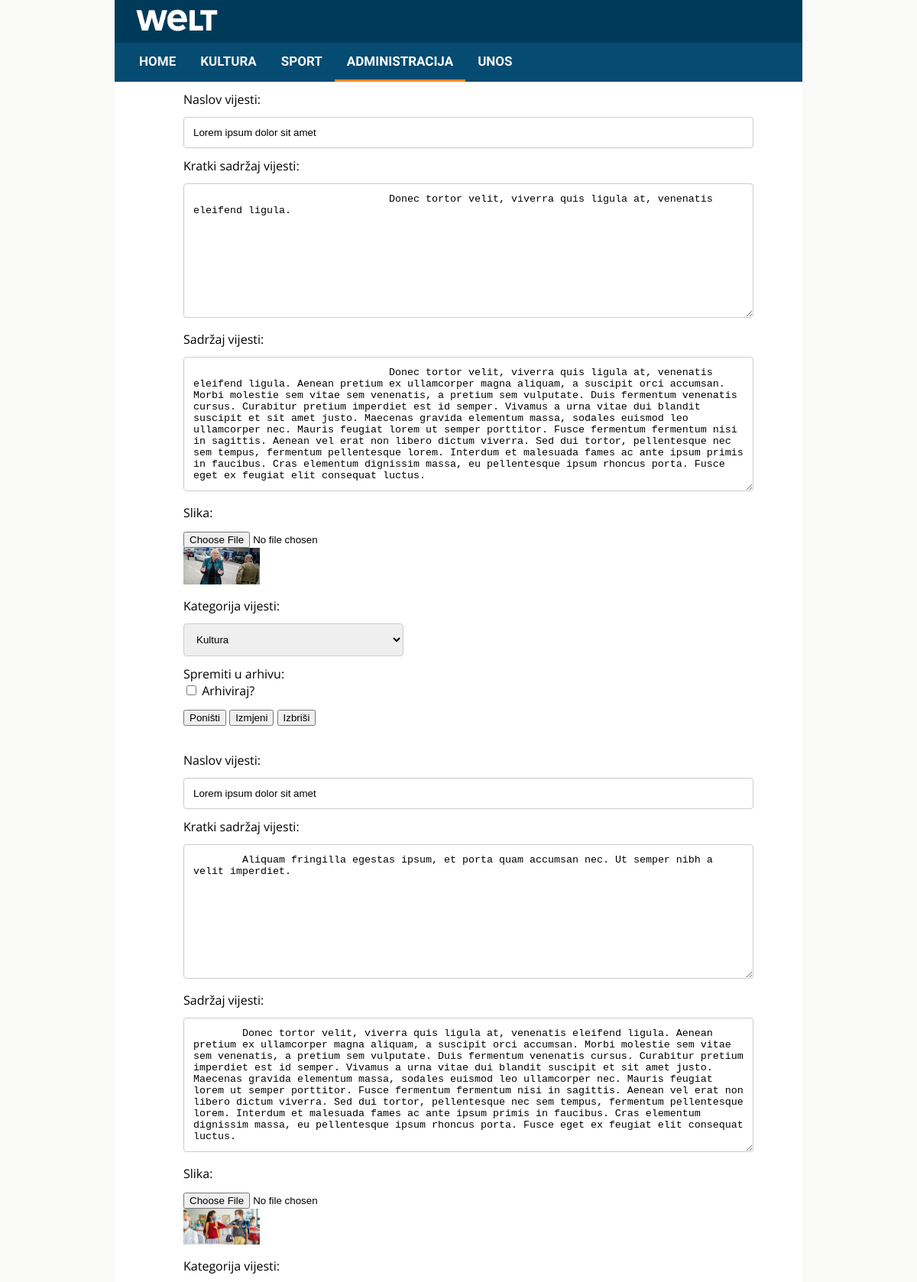
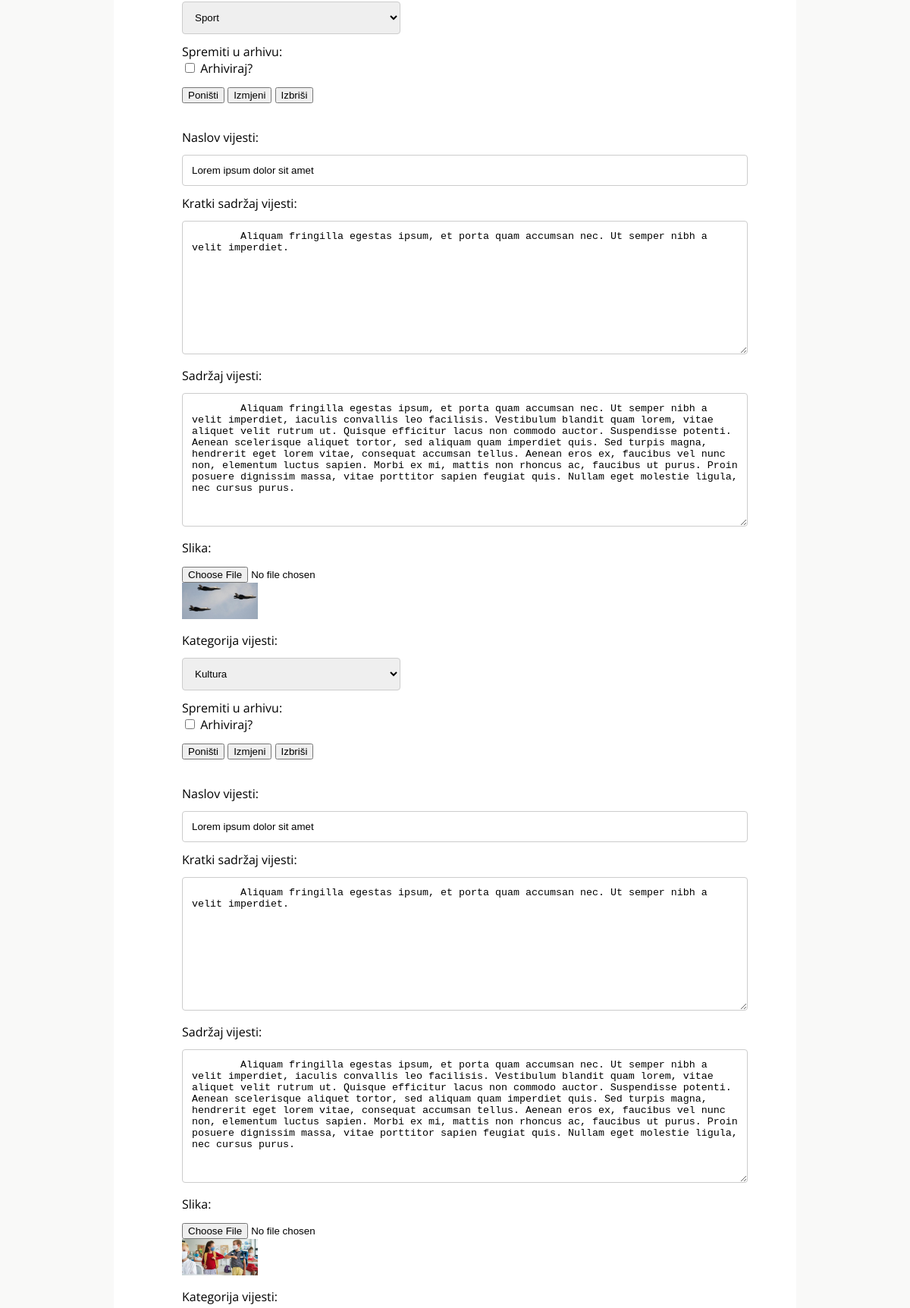
The page /PWA-Projekt/administrator.php (upper part) on the database its author committed (2 pictures, top to bottom).
### tables this page shows
CREATE TABLE `vijesti` (
  `id` int(11) NOT NULL,
  `datum` varchar(32) NOT NULL,
  `naslov` varchar(64) NOT NULL,
  `sazetak` text NOT NULL,
  `tekst` longtext NOT NULL,
  `kategorija` varchar(64) NOT NULL,
  `arhiva` tinyint(1) NOT NULL,
  `filename` varchar(100) NOT NULL
);

### PWA-Projekt/administrator.php (the view, shortened to what this page needs)
<!DOCTYPE html>
<html lang="en">
<head>
    <link rel="stylesheet" type="text/css" href="styleUnos.css">
</head>
<body>
<header>
        <div class="logo">
            <img src="slike/welt_logo.png" alt="" width="110" style="padding: 10px;">
        </div>
        <nav id="myTopnav">
            <a href="index.php">HOME</a>
            <a href="kategorija.php?id=kultura">KULTURA</a>
            <a href="kategorija.php?id=sport">SPORT</a>
            <a href="login.html" class="active">ADMINISTRACIJA</a>
            <a href="unos.html">UNOS</a>
        </nav>
    </header>
    <main>
    <?php
    $dbc = mysqli_connect("localhost", "root", "", "projekt");
    mysqli_set_charset($dbc, "utf8");
$sql = "SELECT * FROM vijesti";
$result = $dbc->query($sql);
while($row = $result->fetch_assoc()){
    $selected = $row['kategorija']; ?>
    <form enctype="multipart/form-data" action="" method="POST">
     <div class="form-item">
     <label for="title">Naslov vijesti:</label>
    <div class="form-field">
    <input type="text" name="title" class="form-field-textual" value="<?php echo $row['naslov'];?>">
    </div>
    </div>
    <div class="form-item">
    <label for="about">Kratki sadržaj vijesti:</label>
    <div class="form-field">
    <textarea name="about" id="" cols="30" rows="10" class="form-field-textual">
        <?php echo $row['sazetak'];?>
    </textarea>
    </div>
    </div>
    <div class="form-item">
    <label for="content">Sadržaj vijesti:</label>
    <div class="form-field">
    <textarea name="content" id="" cols="30" rows="10" class="form-field-textual">
        <?php echo $row['tekst'];?>
    </textarea>
    </div>
    </div>
    <div class="form-item">
    <label for="pphoto">Slika:</label>
    <div class="form-field">
<input type="file" class="input-text" id="pphoto" value="<?php echo $row['filename'];?>" name="pphoto"/>
<br>
<?php echo '<img src="' . "image/" . $row['filename'] . '" width=100px>'?>
</div>
</div>
<div class="form-item">
<label for="category">Kategorija vijesti:</label>
<div class="form-field">
<select name="category" id="category" class="form-field-textual" value="<?php echo $row ['kategorija']; ?>">
<option <?php if(strtolower($selected) == "sport"){echo "selected ";} ; echo 'value="Sport"'; ?>>Sport</option>
<option <?php if(strtolower($selected) == "kultura"){echo "selected ";} ; echo 'value="Kultura"'; ?>>Kultura</option>
</select>
</div>
</div>
<div class="form-item">
<label>Spremiti u arhivu:
<div class="form-field">
<?php
if($row['arhiva'] == 0) {
    echo '<input type="checkbox" name="archive" id="archive"/> Arhiviraj?';
} else {
        echo '<input type="checkbox" name="archive" id="archive" checked/> Arhiviraj?';
    }
    ?>
</div>
</label>
</div>
<div class="form-item">
<button type="reset" value="Poništi">Poništi</button>
<button type="submit" name="update" value="Prihvati"> Izmjeni</button>
<button type="submit" name="delete" value="Izbriši"> Izbriši</button>
</div>
</form>
<br>
<?php
}
?>
    </main>
</body>
</html>

### PWA-Projekt/styleUnos.css (style rules this page uses)
body { margin: 0; font-family: 'Open Sans', sans-serif; background-color: #F9F9F8; }
nav { overflow: hidden; background-color: #064B71; max-width: 900px; margin: 0 auto; padding-left: 16px; }
nav a { float: left; display: block; color: #f2f2f2; text-align: center; padding: 14px 16px; text-decoration: none; font-size: 17px; border-bottom: 3px solid transparent; font-weight: 900; }
nav a.active { border-bottom: 3px solid #F18825; color: white; }
.logo { padding-left: 16px; margin: 0 auto; max-width: 900px; background-color: #003A5A; }
header { font-family: 'Work Sans', sans-serif; max-width: 900px; margin: 0 auto; }
main { margin: 0 auto; max-width: 900px; flex-direction: column; display: flex; background-color: white; overflow-x: hidden; padding-bottom: 70px; }
form { width: 80%; margin: auto; }
input[type=text], textarea { width: 100%; padding: 12px; border: 1px solid #ccc; border-radius: 4px; resize: vertical; }
label { padding: 12px 12px 12px 0; display: inline-block; }
select { width: 40%; padding: 12px; border: 1px solid #ccc; border-radius: 4px; resize: vertical; }

### rows shown on the page
vijesti: title "Lorem ipsum dolor sit amet", about "Donec tortor velit, viverra quis ligula at, venenatis eleifend ligula.", content "Donec tortor velit, viverra quis ligula at, venenatis eleifend ligula. Aenean pretium ex ullamcorper magna aliquam, a suscipit orci accumsan. Morbi molestie sem vitae sem venenatis, a pretium sem vulputate. Duis fermentum venenatis cursus. Curabitur pretium imperdiet est id semper. Vivamus a urna vitae dui blandit suscipit et sit amet justo. Maecenas gravida elementum massa, sodales euismod leo ullamcorper nec. Mauris feugiat lorem ut semper porttitor. Fusce fermentum fermentum nisi in sagittis. Aenean vel erat non libero dictum viverra. Sed dui tortor, pellentesque nec sem tempus, fermentum pellentesque lorem. Interdum et malesuada fames ac ante ipsum primis in faucibus. Cras elementum…", filename (picture), category "Kultura"
vijesti: title "Lorem ipsum dolor sit amet", about "Aliquam fringilla egestas ipsum, et porta quam accumsan nec. Ut semper nibh a velit imperdiet.", content "Donec tortor velit, viverra quis ligula at, venenatis eleifend ligula. Aenean pretium ex ullamcorper magna aliquam, a suscipit orci accumsan. Morbi molestie sem vitae sem venenatis, a pretium sem vulputate. Duis fermentum venenatis cursus. Curabitur pretium imperdiet est id semper. Vivamus a urna vitae dui blandit suscipit et sit amet justo. Maecenas gravida elementum massa, sodales euismod leo ullamcorper nec. Mauris feugiat lorem ut semper porttitor. Fusce fermentum fermentum nisi in sagittis. Aenean vel erat non libero dictum viverra. Sed dui tortor, pellentesque nec sem tempus, fermentum pellentesque lorem. Interdum et malesuada fames ac ante ipsum primis in faucibus. Cras elementum…", filename (picture), category "Sport"
vijesti: title "Lorem ipsum dolor sit amet", about "Aliquam fringilla egestas ipsum, et porta quam accumsan nec. Ut semper nibh a velit imperdiet.", content "Aliquam fringilla egestas ipsum, et porta quam accumsan nec. Ut semper nibh a velit imperdiet, iaculis convallis leo facilisis. Vestibulum blandit quam lorem, vitae aliquet velit rutrum ut. Quisque efficitur lacus non commodo auctor. Suspendisse potenti. Aenean scelerisque aliquet tortor, sed aliquam quam imperdiet quis. Sed turpis magna, hendrerit eget lorem vitae, consequat accumsan tellus. Aenean eros ex, faucibus vel nunc non, elementum luctus sapien. Morbi ex mi, mattis non rhoncus ac, faucibus ut purus. Proin posuere dignissim massa, vitae porttitor sapien feugiat quis. Nullam eget molestie ligula, nec cursus purus.", filename (picture), category "Kultura"
vijesti: title "Lorem ipsum dolor sit amet", about "Aliquam fringilla egestas ipsum, et porta quam accumsan nec. Ut semper nibh a velit imperdiet.", content "Aliquam fringilla egestas ipsum, et porta quam accumsan nec. Ut semper nibh a velit imperdiet, iaculis convallis leo facilisis. Vestibulum blandit quam lorem, vitae aliquet velit rutrum ut. Quisque efficitur lacus non commodo auctor. Suspendisse potenti. Aenean scelerisque aliquet tortor, sed aliquam quam imperdiet quis. Sed turpis magna, hendrerit eget lorem vitae, consequat accumsan tellus. Aenean eros ex, faucibus vel nunc non, elementum luctus sapien. Morbi ex mi, mattis non rhoncus ac, faucibus ut purus. Proin posuere dignissim massa, vitae porttitor sapien feugiat quis. Nullam eget molestie ligula, nec cursus purus.", filename (picture)
